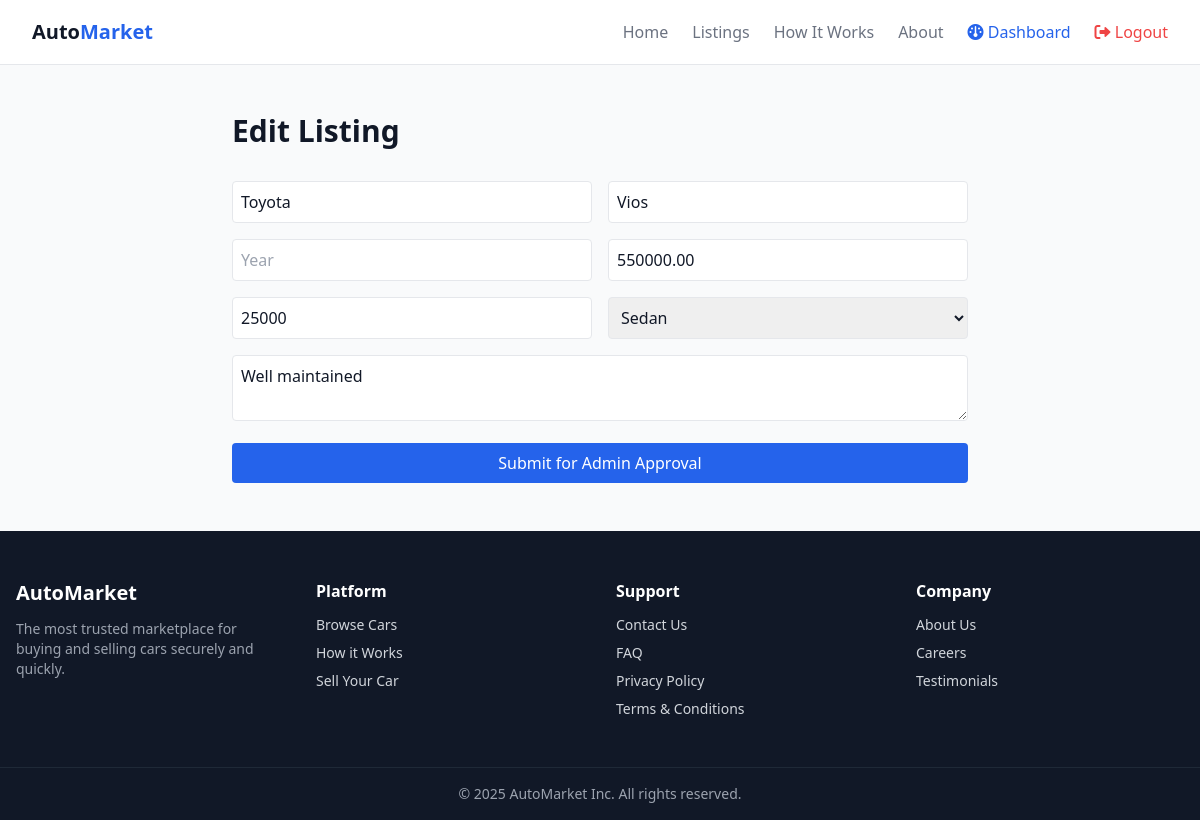
The page /edit_car.php?id=1 (signed in) on the database its author committed.
### tables this page shows
CREATE TABLE cars (
    id INT AUTO_INCREMENT PRIMARY KEY,
    seller_id INT NOT NULL,

    make VARCHAR(50) NOT NULL,
    model VARCHAR(50) NOT NULL,
    YEAR INT NOT NULL,
    price DECIMAL(10,2) NOT NULL,
    mileage INT NOT NULL,
    TYPE VARCHAR(30),
    description TEXT,

    image_url VARCHAR(255),
    views INT DEFAULT 0,

    STATUS ENUM('Available','Pending','Sold','Removed') DEFAULT 'Pending',
    action_request ENUM('mark_sold','remove') DEFAULT NULL,

    created_at TIMESTAMP DEFAULT CURRENT_TIMESTAMP,

    FOREIGN KEY (seller_id) REFERENCES users(id)
);

### edit_car.php (the view, shortened to what this page needs)
<?php
include 'db.php';
include 'header.php';
$seller_id = $_SESSION['user_id'] ?? 0;
$car_id = $_GET['id'] ?? 0;
$stmt = $pdo->prepare("SELECT * FROM cars WHERE id=? AND seller_id=?");
$stmt->execute([$car_id, $seller_id]);
$car = $stmt->fetch(PDO::FETCH_ASSOC);
?>
<div class="max-w-3xl mx-auto px-4 py-12">
    <h1 class="text-3xl font-bold text-gray-900 mb-8">Edit Listing</h1>
    <form method="POST" action="">
        <div class="grid grid-cols-2 gap-4 mb-4">
            <input type="text" name="make" placeholder="Make" class="p-2 border rounded" value="<?= htmlspecialchars($car['make']) ?>" required>
            <input type="text" name="model" placeholder="Model" class="p-2 border rounded" value="<?= htmlspecialchars($car['model']) ?>" required>
            <input type="number" name="year" placeholder="Year" class="p-2 border rounded" value="<?= htmlspecialchars($car['year']) ?>" required>
            <input type="number" name="price" placeholder="Price" class="p-2 border rounded" value="<?= htmlspecialchars($car['price']) ?>" required>
            <input type="number" name="mileage" placeholder="Mileage" class="p-2 border rounded" value="<?= htmlspecialchars($car['mileage']) ?>" required>
            <select name="type" class="p-2 border rounded">
                <option <?= $car['type'] == 'Sedan' ? 'selected' : '' ?>>Sedan</option>
            </select>
        </div>
        <textarea name="description" class="w-full p-2 border rounded mb-4" placeholder="Description" required><?= htmlspecialchars($car['description']) ?></textarea>
        <button type="submit" class="bg-blue-600 text-white px-6 py-2 rounded w-full">
            Submit for Admin Approval
        </button>
    </form>
</div>
<?php include 'footer.php'; ?>

### rows shown on the page
cars: make "Toyota", model "Vios", price "550000.00", mileage "25000", description "Well maintained"
